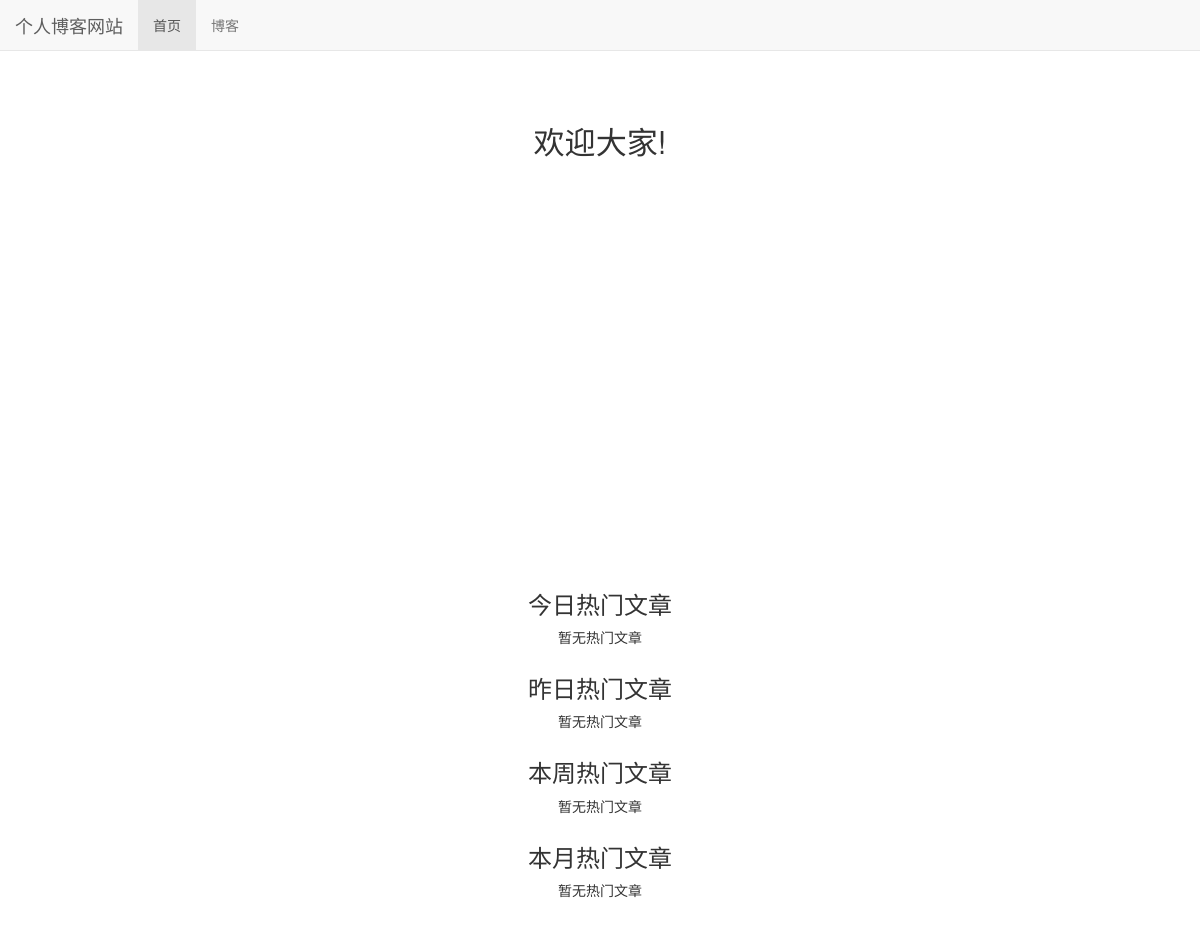
The app's page /, older data.
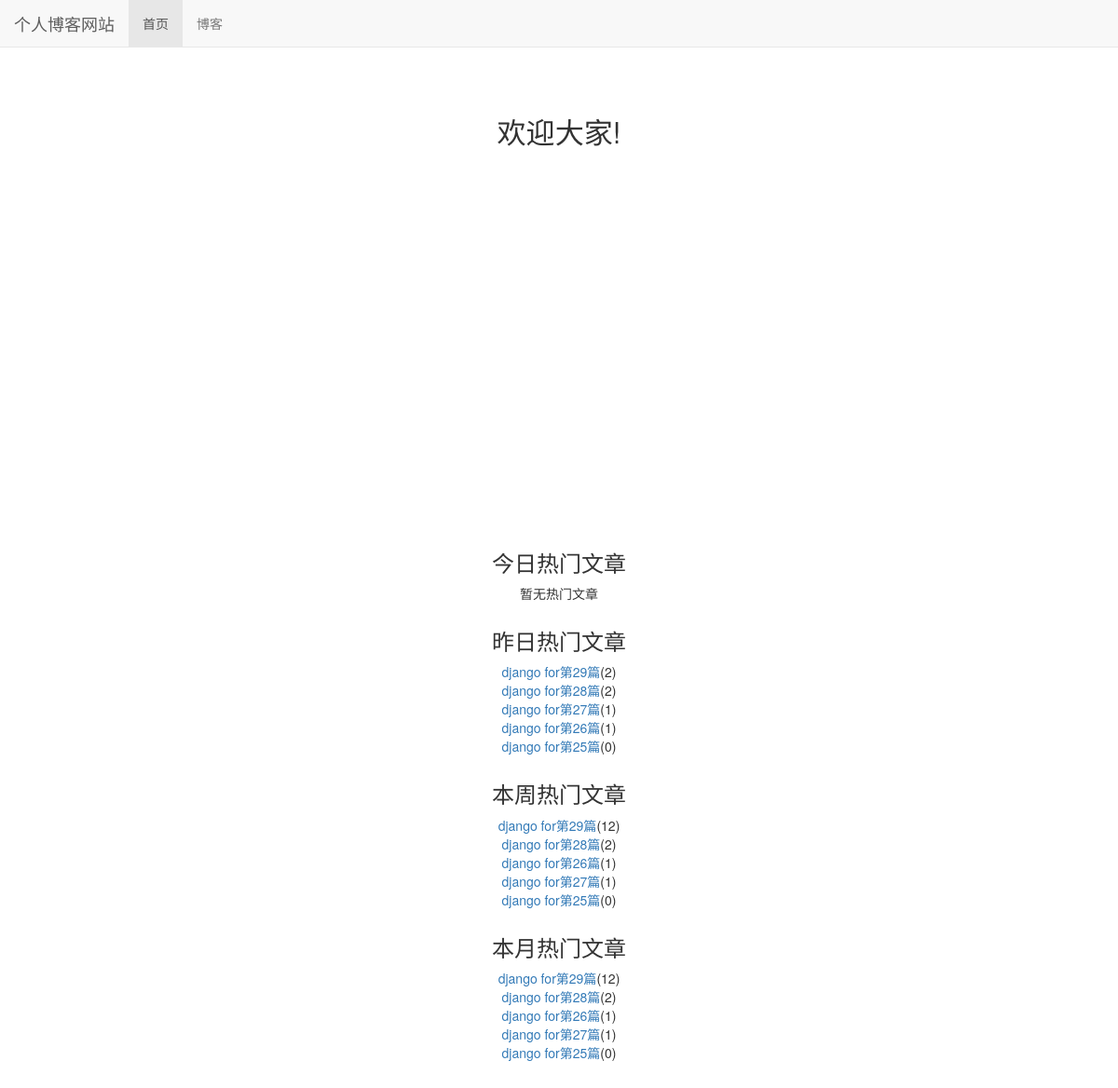
The same page, newer data.
### read_statistic/models.py (models this page shows)
class ReadDetail(models.Model):
    date=models.DateField(default=timezone.now)
    read_num=models.IntegerField(default=0)
    content_type = models.ForeignKey(ContentType, on_delete=models.CASCADE)
    object_id = models.PositiveIntegerField()
    content_object = GenericForeignKey('content_type', 'object_id')

### blog/models.py (models this page shows, shortened)
class Blog(models.Model,ReadNumExpand):
    title=models.CharField(max_length=50)
    blog_type=models.ForeignKey(BlogType,on_delete=models.CASCADE)
    content=RichTextUploadingField()
    author=models.ForeignKey(User,on_delete=models.DO_NOTHING)
    read_detail=GenericRelation(ReadDetail)
    create_time=models.DateTimeField(auto_now_add=True)
    last_update_time=models.DateTimeField(auto_now=True)
    class Meta:
        ordering=['-create_time']

### mysite/views.py (the view)
# urls.py: 2. Add a URL to urlpatterns:  path('', views.home, name='home')
def home(request):
    content_type=ContentType.objects.get_for_model(Blog)
    dates,read_num=get_week_read_num(content_type)
    today_hot_blog=get_today_hot_blog(content_type)
    yesterday_hot_blog=get_yesterday_hot_blog(content_type)
    week_hot_blog=cache.get('week_hot_blog')
    if not week_hot_blog:
        week_hot_blog=get_week_hot_blog()
        cache.set('week_hot_blog',week_hot_blog,3600)
    month_hot_blog=cache.get('month_hot_blog')
    if not month_hot_blog:
        month_hot_blog=get_month_hot_blog()
        cache.set('month_hot_blog',month_hot_blog,3600)
    context={}
    context['dates']=dates
    context['read_nums']=read_num
    context['today_hot_blog']=today_hot_blog
    context['yesterday_hot_blog']=yesterday_hot_blog
    context['week_hot_blog']=week_hot_blog
    context['month_hot_blog']=month_hot_blog
    return render(request,'home.html',context)

### blog/utils.py (called while the page is built)
def get_week_hot_blog():
    today=timezone.now().date()
    week_ago=today-datetime.timedelta(days=7)
    blogs=Blog.objects.filter(read_detail__date__lte=today,read_detail__date__gt=week_ago) \
                    .values('id','title').annotate(read_num_sum=Sum('read_detail__read_num')).order_by('-read_num_sum')
    return blogs[:5]

def get_month_hot_blog():
    today=timezone.now().date()
    month_ago=today-datetime.timedelta(days=30)
    blogs=Blog.objects.filter(read_detail__date__lte=today,read_detail__date__gt=month_ago) \
                    .values('id','title').annotate(read_num_sum=Sum('read_detail__read_num')).order_by('-read_num_sum')
    return blogs[:5]

### read_statistic/utils.py (called while the page is built)
def get_week_read_num(content_type):
    today=timezone.now().date()
    dates=[]
    read_nums=[]
    for i in range(6,-1,-1):
        date=today-datetime.timedelta(days=i)
        dates.append(date.strftime('%m/%d'))
        read_detail=ReadDetail.objects.filter(content_type=content_type,date=date)
        result=read_detail.aggregate(read_num_sum=Sum('read_num'))
        read_nums.append(result['read_num_sum'] or 0)
    return dates,read_nums

### templates/home.html (shortened to what this page needs)
{% extends 'base.html' %}
{% load static %}
{% block header_extends %}
    <link rel="stylesheet" href="{% static 'home.css' %}">
{% endblock header_extends %}
{% block nav_home_active %}
    active
{% endblock nav_home_active %}
{% block content %}
    <h3 class='home-content'> 欢迎大家! </h3>
    <div id="container"></div>
    <div class="hot-blog">
        <h3>今日热门文章</h3>
        <ul>
            {% for hot_blog in today_hot_blog %}
                <li><a href="{% url 'blog_detail' hot_blog.content_object.id %}">{{ hot_blog.content_object.title }}</a>({{ hot_blog.read_num }})</li>
            {% empty %}
                <li>暂无热门文章</li>
            {% endfor %}
        </ul>
    </div>
    <div class="hot-blog">
        <h3>昨日热门文章</h3>
        <ul>
            {% for hot_blog in yesterday_hot_blog %}
                <li><a href="{% url 'blog_detail' hot_blog.content_object.id %}">{{ hot_blog.content_object.title}}</a>({{ hot_blog.read_num }})</li>
            {% empty %}
                <li>暂无热门文章</li>
            {% endfor %}
        </ul>
    </div>
    <div class="hot-blog">
        <h3>本周热门文章</h3>
        <ul>
            {% for hot_blog in week_hot_blog %}
                <li><a href="{% url 'blog_detail' hot_blog.id %}">{{ hot_blog.title }}</a>({{ hot_blog.read_num_sum }})</li>
            {% empty %}
                <li>暂无热门文章</li>
            {% endfor %}
        </ul>
    </div>
    <div class="hot-blog">
        <h3>本月热门文章</h3>
        <ul>
            {% for hot_blog in month_hot_blog %}
                <li><a href="{% url 'blog_detail' hot_blog.id %}">{{ hot_blog.title }}</a>({{ hot_blog.read_num_sum }})</li>
            {% empty %}
                <li>暂无热门文章</li>
            {% endfor %}
        </ul>
    </div>
{% endblock content %}

Row changes from the older to the newer data that the page shows:
added ReadDetail: content_object "django for第29篇", read_num "2"
added ReadDetail: content_object "django for第28篇", read_num "2"
added ReadDetail: content_object "django for第27篇", read_num "1"
added ReadDetail: content_object "django for第26篇", read_num "1"
added ReadDetail: content_object "django for第25篇", read_num "0"
now on this page (row unchanged): Blog: title "django for第29篇", read_num_sum "12"
now on this page (row unchanged): Blog: title "django for第28篇", read_num_sum "2"
now on this page (row unchanged): Blog: title "django for第26篇", read_num_sum "1"
now on this page (row unchanged): Blog: title "django for第27篇", read_num_sum "1"
now on this page (row unchanged): Blog: title "django for第25篇", read_num_sum "0"
Text that changed along with them:
text no longer shown: "暂无热门文章 暂无热门文章 暂无热门文章"
